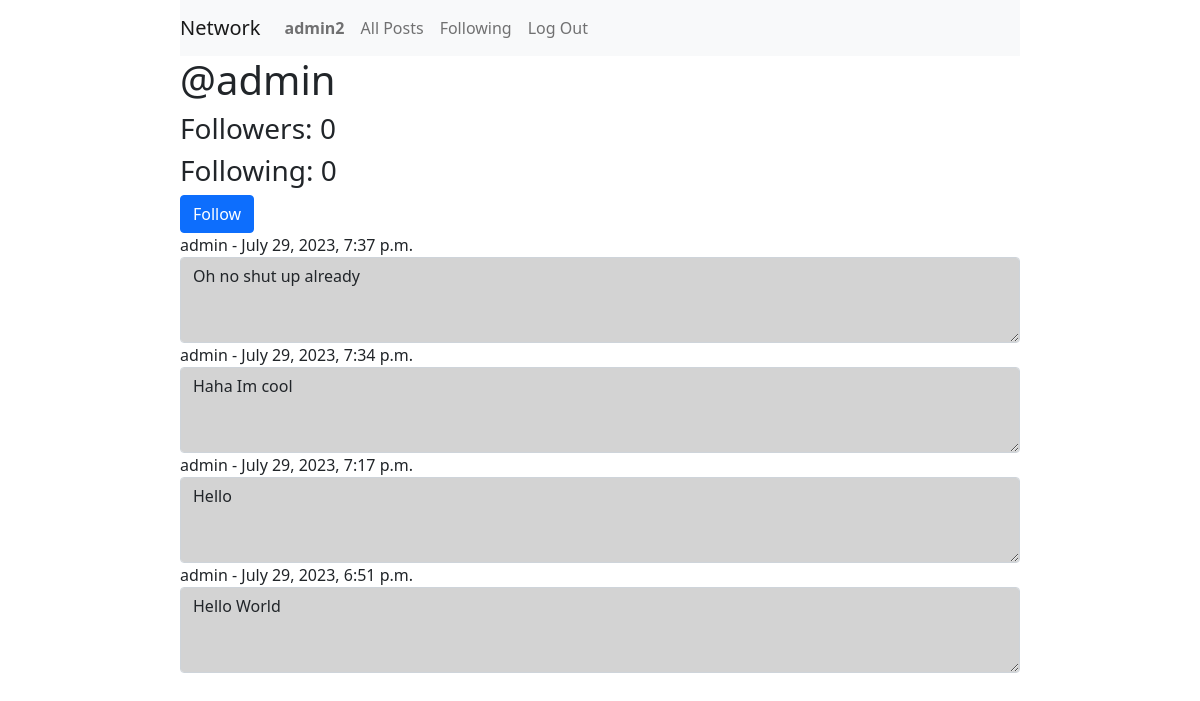
The app's page /profile/1 (signed in) with its own data.
### network/models.py (models this page shows, shortened)
class User(AbstractUser):
    pass

class Post(models.Model):
    content = models.TextField(max_length=600)
    author = models.ForeignKey(User, on_delete=models.CASCADE)
    timestamp = models.DateTimeField(auto_now_add=True)

### network/views.py (the view)
# urls.py: path("profile/<int:id>", views.get_profile, name="profile"),
def get_profile(request, id):
    user = User.objects.get(id=id)
    all_posts = Post.objects.filter(author = user).order_by("-timestamp")
    followings = Follow.objects.filter(user=user)
    followers  = Follow.objects.filter(followed = user)
    current_user = request.user
    is_following = followers.filter(user=User.objects.get(pk=current_user.id))
    is_following = bool(is_following)
    paginator = Paginator(all_posts, 10)
    page_number = request.GET.get('p')
    posts = paginator.get_page(page_number)
    return render(request, "network/profile.html",{
        "posts": posts,
        'username': user.username,
        'target_user_id': user.id,
        'followings': followings,
        'followers': followers,
        'is_following': is_following
    })

### network/templates/network/profile.html (shortened to what this page needs)
{% extends "network/layout.html" %} {% block body %}
<h1>@{{username}}</h1>
<div>
  <h3>Followers:  {{followers.count}} </h3>
  <h3>Following: {{followings.count}}</h3>
  {% if user.is_authenticated and user.username != username %}
    {% if is_following %}
      <form action="{% url 'unfollow' %}" method="POST">
        {% csrf_token %}
        <input type="hidden" name="target-user-id" value="{{target_user_id}}" />
        <button type="submit" class="btn btn-danger">Unfollow</button>
      </form>
    {% else %}
      <form action="{% url 'follow' %}" method="POST">
        <button type="submit" class="btn btn-primary">Follow</button>
      </form>
    {% endif %}
  {% endif %}
</div>
<div>
  {% for post in posts %}
  <div>
    <label for="post-content">{{post.author}} - {{post.timestamp}}</label>
    <textarea
      name="post-content"
      style="background-color: lightgray"
      class="form-control"
      id="post-content"
      rows="3"
      readonly
    >
{{post.content}}</textarea
    >
  </div>
</div>
{% endfor %}
<nav
  aria-label="Page navigation example"
  class="d-flex justify-content-center mt-2"
>
</nav>
{% endblock %}

### network/templates/network/layout.html (shortened to what this page needs)
{% load static %}
<!DOCTYPE html>
<html lang="en">
  <head>
    <link
      href="https://cdn.jsdelivr.net/npm/bootstrap@5.0.0/dist/css/bootstrap.min.css"
      rel="stylesheet"
    />
    <link href="{% static 'network/styles.css' %}" rel="stylesheet" />
  </head>
  <body style="padding-left: 15%; padding-right: 15%">
    <nav class="navbar navbar-expand-lg navbar-light bg-light">
      <a class="navbar-brand" href="{% url 'index' %}">Network</a>
      <div>
        <ul class="navbar-nav mr-auto">
          {% if user.is_authenticated %}
          <li class="nav-item">
            <a class="nav-link" href="{% url 'profile' user.id %}"
              ><strong>{{ user.username }}</strong></a
            >
          </li>
          {% endif %}
          <li class="nav-item">
            <a class="nav-link" href="{% url 'index' %}">All Posts</a>
          </li>
          {% if user.is_authenticated %}
          <li class="nav-item">
            <a class="nav-link" href="#">Following</a>
          </li>
          <li class="nav-item">
            <a class="nav-link" href="{% url 'logout' %}">Log Out</a>
          </li>
          {% endif %}
        </ul>
      </div>
    </nav>
    <div class="body">{% block body %} {% endblock %}</div>
  </body>
</html>

### records on screen
User: username "admin2"
User: username "admin"
Post: author "admin", timestamp "July 29, 2023, 7:37 p.m.", post-content "Oh no shut up already"
Post: author "admin", timestamp "July 29, 2023, 7:34 p.m.", post-content "Haha Im cool"
Post: author "admin", timestamp "July 29, 2023, 7:17 p.m.", post-content "Hello"
Post: author "admin", timestamp "July 29, 2023, 6:51 p.m.", post-content "Hello World"

### other values on screen
{{ followers.count }} "0"
{{ followings.count }} "0"
